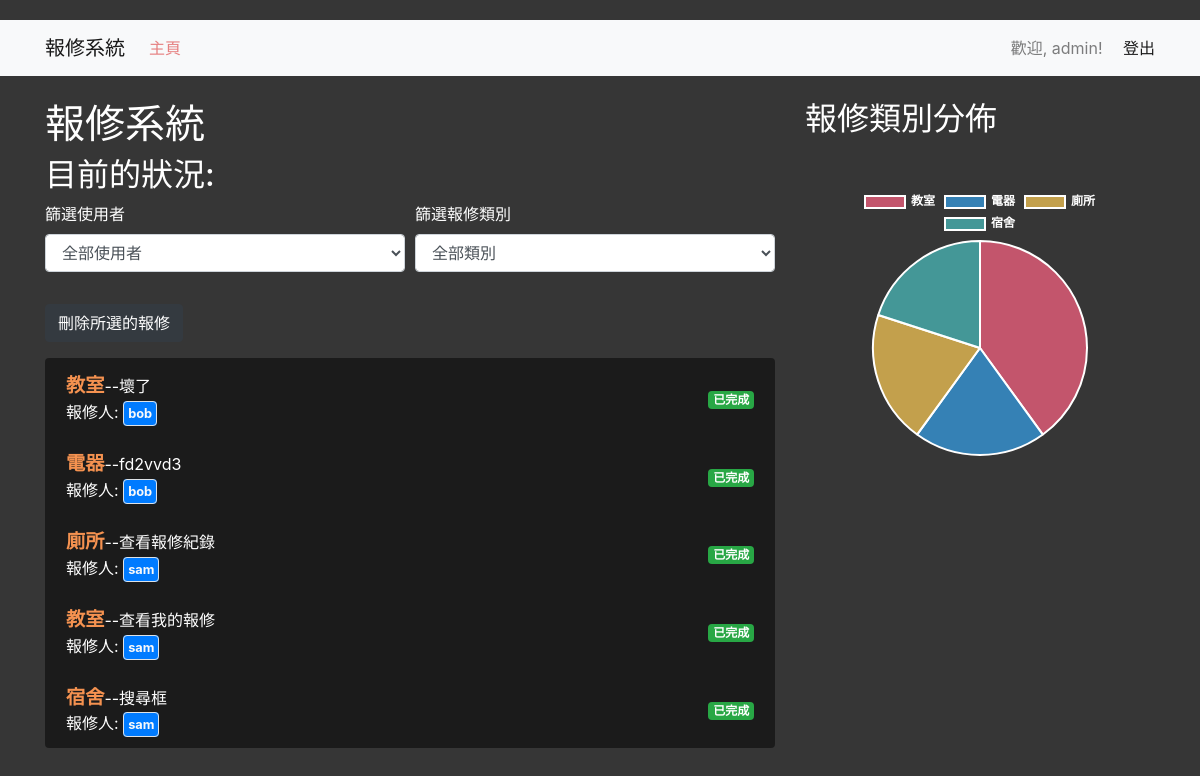
Page /repairs/ (signed in) on the committed database.
### repairs/models.py (models this page shows, shortened)
class Repair(models.Model):
    CATEGORY_CHOICES = [
        ('廁所', '廁所'),
        ('馬桶', '馬桶'),
        ('電器', '電器'),
        ('教室', '教室'),
        ('宿舍', '宿舍'),
        ('其他', '其他'),
    ]
    category = models.CharField(max_length=100, choices=CATEGORY_CHOICES,default=' ')
    description = models.TextField()
    created_at = models.DateTimeField(auto_now_add=True)
    user = models.ForeignKey(User, on_delete=models.CASCADE, null=True, blank=True)
    completed = models.BooleanField(default=False)

### repairs/decorators.py (the view)
    def _wrapped_view(request, *args, **kwargs):
        if not request.user.is_authenticated:
            return render(request, 'please_login.html')
        return view_func(request, *args, **kwargs)

### repairs/templates/home.html (shortened to what this page needs)
<!DOCTYPE html>
<html lang="en">
<head>
    <link href="https://stackpath.bootstrapcdn.com/bootstrap/4.5.2/css/bootstrap.min.css" rel="stylesheet">
</head>
<body>
    <nav class="navbar navbar-expand-lg navbar-light bg-light">
        <div class="container">
            <a class="navbar-brand" href="#">報修系統</a>
            <div class="collapse navbar-collapse" id="navbarNav">
                <ul class="navbar-nav mr-auto">
                    <li class="nav-item">
                        <a class="nav-link" href="{% url 'home' %}">主頁</a>
                    </li>
                </ul>
                {% if user.is_authenticated %}
                    <span class="navbar-text">
                        歡迎, {{ user.username }}! <a href="{% url 'logout' %}" class="ml-3">登出</a>
                    </span>
                {% else %}
                    <span class="navbar-text">
                        <a href="{% url 'login' %}" class="mr-3">登入</a>
                        <a href="{% url 'register' %}">註冊</a>
                    </span>
                {% endif %}
            </div>
        </div>
    </nav>
    <div class="container mt-4">
        <div class="row">
            <div class="col-md-8">
                <h1>報修系統</h1>
                <h2>目前的狀況:</h2>
                <form method="get" action="{% url 'home' %}" class="mb-3" onchange="this.submit()">
                    <div class="form-row">
                        <div class="form-group col-md-6">
                            <label for="filterUser">篩選使用者</label>
                            <select id="filterUser" name="user" class="form-control">
                                <option value="">全部使用者</option>
                            </select>
                        </div>
                        <div class="form-group col-md-6">
                            <label for="filterCategory">篩選報修類別</label>
                            <select id="filterCategory" name="category" class="form-control">
                                <option value="">全部類別</option>
                            </select>
                        </div>
                    </div>
                </form>
                <form method="post" action="{% url 'home' %}">
                    <button type="submit" class="btn btn-danger mb-3">刪除所選的報修</button>
                    <ul class="list-group">
                        {% for repair in repairs %}
                            <li class="list-group-item d-flex justify-content-between align-items-center" onclick="toggleSelection(this)">
                                <div>
                                    <div><strong style="color: rgb(245, 146, 80); font-size: 1.2em;">{{ repair.category }}</strong>--{{ repair.description }}</div>
                                    <div>報修人: <span class="border p-1 rounded text-light bg-primary small font-weight-bold">{{ repair.user.username }}</span></div>
                                </div>
                                <div>
                                    {% if repair.completed %}
                                        <span class="badge badge-success">已完成</span>
                                    {% else %}
                                        <a href="{% url 'complete_repair' repair.id %}" class="btn btn-primary btn-sm">完成報修</a>
                                    {% endif %}
                                </div>
                            </li>
                        {% endfor %}
                    </ul>
                </form>
            </div>
            <div class="col-md-4">
                <h2>報修類別分佈</h2>
                <div class="pie-chart-container">
                    <canvas id="repairPieChart" width="400" height="400"></canvas>
                </div>
            </div>
        </div>
    </div>
    <script>
        function toggleSelection(element) {
            element.classList.toggle('active');
            var checkbox = element.querySelector('input[type="checkbox"]');
            checkbox.checked = !checkbox.checked;
        }
        // 報修類別分佈圓餅圖
        var ctx = document.getElementById('repairPieChart').getContext('2d');
        var repairCategories = [
            {% for repair in repairs %}
            '{{ repair.category|escapejs }}',
            {% endfor %}
        ];
        var repairCategoryCounts = {};
        repairCategories.forEach(function(category) {
            repairCategoryCounts[category] = (repairCategoryCounts[category] || 0) + 1;
        });
        var repairCategoryLabels = Object.keys(repairCategoryCounts);
        var repairCategoryData = Object.values(repairCategoryCounts);
        var repairPieChart = new Chart(ctx, {
            type: 'pie',
            data: {
                labels: repairCategoryLabels,
                datasets: [{
                    data: repairCategoryData,
                    backgroundColor: [
                        'rgba(255, 99, 132, 0.7)',
                        'rgba(54, 162, 235, 0.7)',
                        'rgba(255, 206, 86, 0.7)',
                        'rgba(75, 192, 192, 0.7)',
                        'rgba(153, 102, 255, 0.7)',
                        'rgba(255, 159, 64, 0.7)'
                    ],
                    hoverOffset: 10
                }]
            },
            options: {
                responsive: true,
                plugins: {
                    legend: {
                        position: 'top',
                        labels: {
                            color: 'white',
                            font: {
                                weight: 'bold'
                            }
                        }
                    }
                },
                layout: {
                    padding: {
                        top: 20,
                        bottom: 20,
                        left: 20,
                        right: 20
                    }
                }
            }
        });
    </script>
</body>
</html>

### repairs/templates/home.html (style rules this page uses)
body { background-color: rgba(33, 33, 33, 0.9); color: #fff; padding-top: 20px; }
.navbar-light .navbar-nav .nav-link { color: #e47575ea; }
.navbar-light { background-color: rgba(7, 2, 2, 0.938); }
.btn { background-color: #343a40; border-color: #343a40; }
.list-group-item { background-color: rgba(0, 0, 0, 0.5); border-color: transparent; cursor: pointer; }
.pie-chart-container { padding: 20px; }

### rows in the picture
Repair: category "教室", description "壞了", user.username "bob", completed "已完成"
Repair: category "電器", description "fd2vvd3", user.username "bob", completed "已完成"
Repair: category "廁所", description "查看報修紀錄", user.username "sam", completed "已完成"
Repair: category "教室", description "查看我的報修", user.username "sam", completed "已完成"
Repair: category "宿舍", description "搜尋框", user.username "sam", completed "已完成"

### other values in the picture
{{ user.username }} "admin"
chart data {{ repair.category|escapejs }} 教室, 電器, 廁所, 教室, 宿舍
